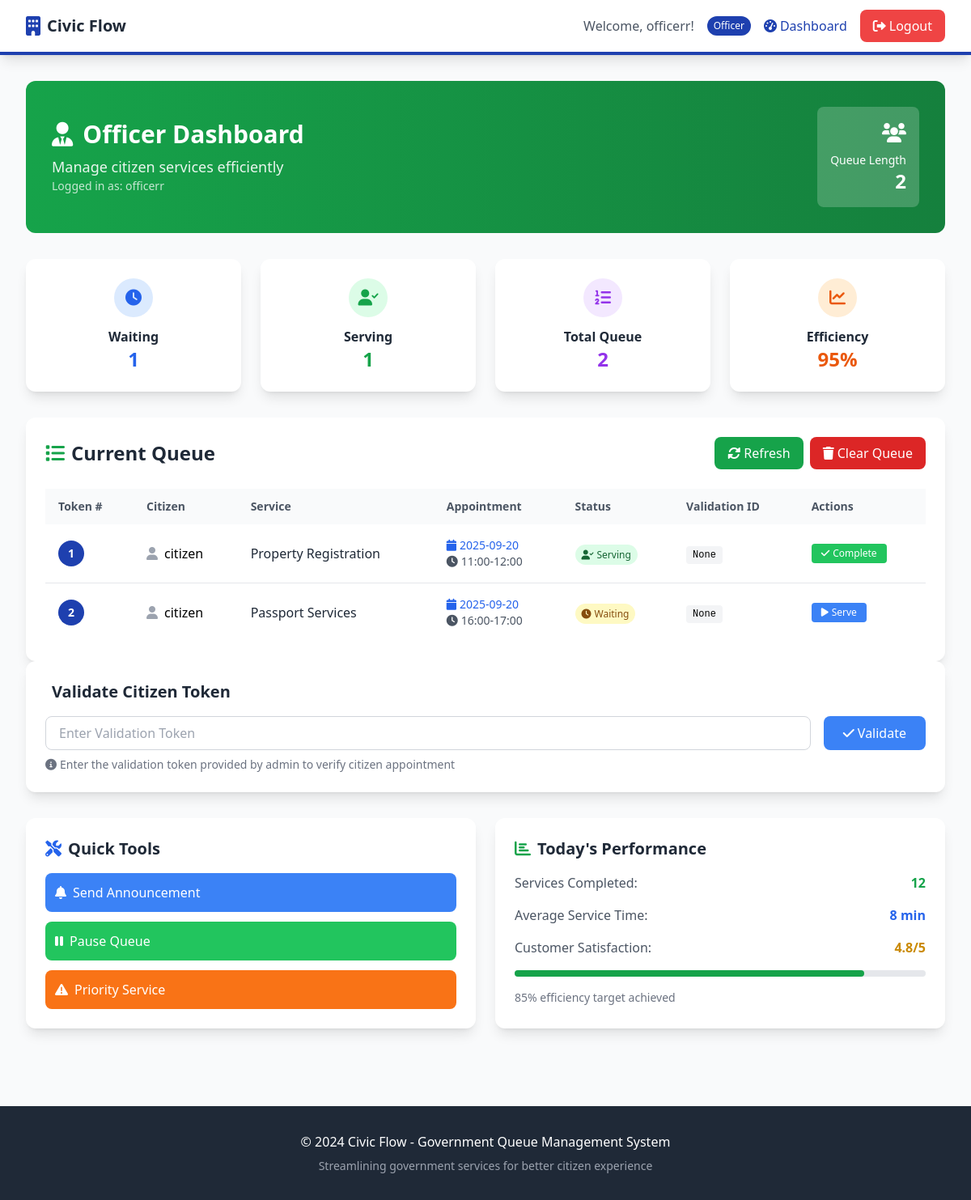
The app's page /dashboard (signed in), older data.
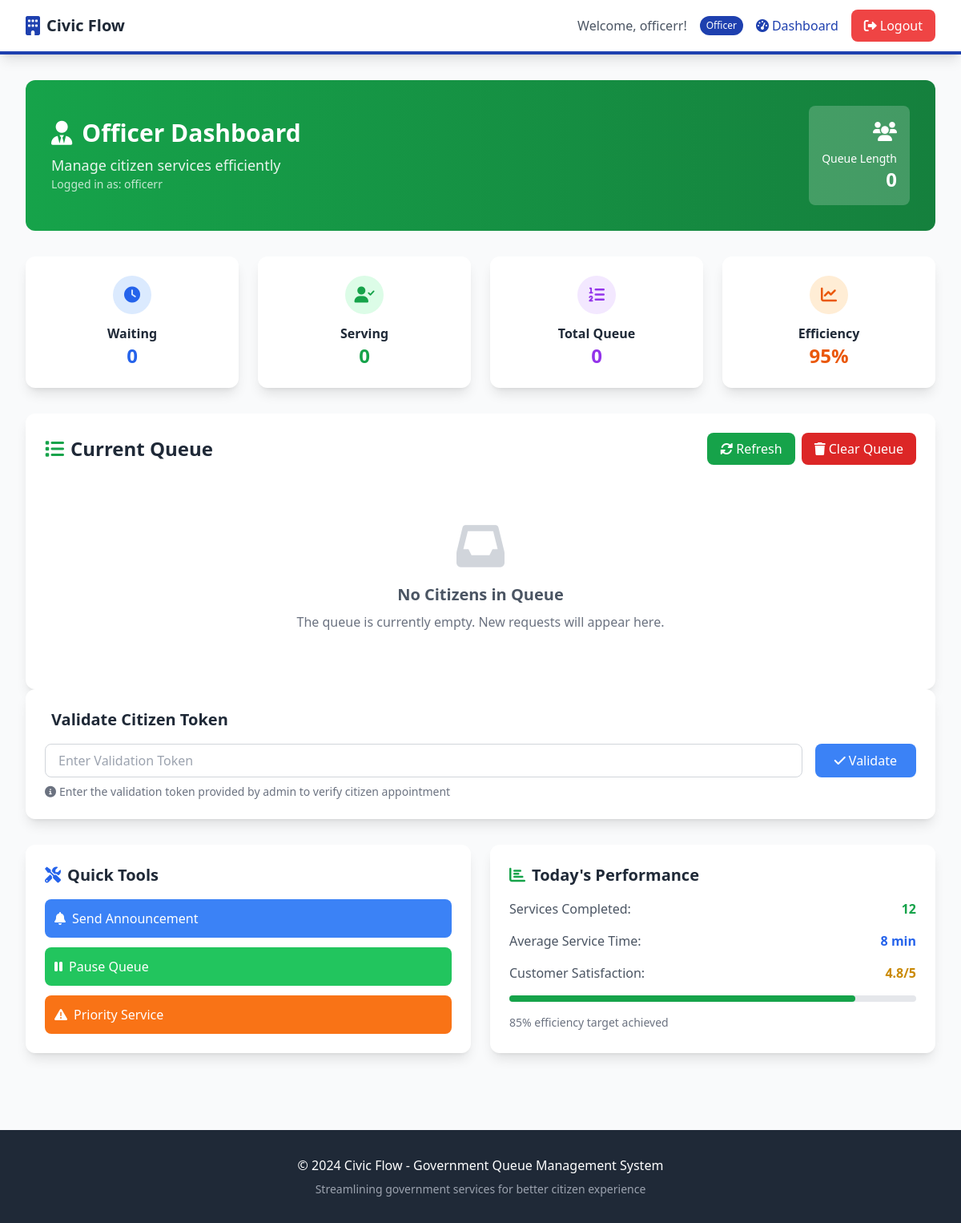
The same page, newer data.
### tables this page shows
CREATE TABLE queue (
        id INTEGER PRIMARY KEY AUTOINCREMENT,
        user_id INTEGER,
        service_id INTEGER,
        queue_number INTEGER,
        status TEXT DEFAULT 'waiting',
        priority INTEGER DEFAULT 0,
        created_at TIMESTAMP DEFAULT CURRENT_TIMESTAMP,
        served_at TIMESTAMP,
        officer_id INTEGER, preferred_date TEXT, preferred_time TEXT, validation_token TEXT,
        FOREIGN KEY (user_id) REFERENCES users (id),
        FOREIGN KEY (service_id) REFERENCES services (id),
        FOREIGN KEY (officer_id) REFERENCES users (id)
    );

CREATE TABLE users (
        id INTEGER PRIMARY KEY AUTOINCREMENT,
        username TEXT UNIQUE NOT NULL,
        email TEXT UNIQUE NOT NULL,
        password TEXT NOT NULL,
        role TEXT DEFAULT 'citizen',
        created_at TIMESTAMP DEFAULT CURRENT_TIMESTAMP
    );

CREATE TABLE services (
        id INTEGER PRIMARY KEY AUTOINCREMENT,
        name TEXT NOT NULL,
        description TEXT,
        estimated_time INTEGER DEFAULT 15,
        is_active BOOLEAN DEFAULT 1
    );

### app.py (the view, shortened to what this page needs)
@app.route('/dashboard')
@login_required
def dashboard():
    with get_conn() as conn:
        c = conn.cursor()
        if session.get('role') == 'admin':
            c.execute('SELECT COUNT(*) FROM queue WHERE status = "pending"')
            pending_count = c.fetchone()[0]
            c.execute('SELECT COUNT(*) FROM queue WHERE status = "waiting"')
            waiting_count = c.fetchone()[0]
            c.execute('SELECT COUNT(*) FROM queue WHERE status = "serving"')
            serving_count = c.fetchone()[0]
            c.execute('SELECT COUNT(*) FROM queue WHERE DATE(created_at) = DATE("now")')
            today_count = c.fetchone()[0]
            c.execute('''SELECT q.id, q.queue_number, s.name, u.username, q.created_at, q.status, q.preferred_date, q.preferred_time
                         FROM queue q
                         JOIN services s ON q.service_id = s.id
                         JOIN users u ON q.user_id = u.id
                         WHERE q.status = "pending"
                         ORDER BY q.created_at ASC''')
            pending_requests = c.fetchall()
            c.execute('''SELECT s.name, COUNT(q.id) as count
                         FROM services s LEFT JOIN queue q ON s.id = q.service_id
                         WHERE DATE(q.created_at) = DATE("now") OR q.created_at IS NULL
                         GROUP BY s.id, s.name''')
            service_stats = c.fetchall()
            return render_template('admin_dashboard.html',
                                 pending_count=pending_count,
                                 waiting_count=waiting_count,
                                 serving_count=serving_count,
                                 today_count=today_count,
                                 pending_requests=pending_requests,
                                 service_stats=service_stats)
        elif session.get('role') == 'officer':
            c.execute('''SELECT q.id, q.queue_number, s.name, u.username, q.created_at, q.status, s.estimated_time, q.validation_token, q.preferred_date, q.preferred_time
                         FROM queue q
                         JOIN services s ON q.service_id = s.id
                         JOIN users u ON q.user_id = u.id
                         WHERE q.status IN ("waiting", "serving", "completed")
                         ORDER BY
                         CASE q.status
                             WHEN 'serving' THEN 1
                             WHEN 'waiting' THEN 2
                             WHEN 'completed' THEN 3
                         END, q.created_at ASC''')
            queue_items = c.fetchall()
            return render_template('officer_dashboard.html', queue_items=queue_items)

### templates/officer_dashboard.html (shortened to what this page needs)
{% extends "base.html" %}
{% block content %}
<div class="animate-fade-in">
    <div class="bg-gradient-to-r from-green-600 to-green-700 text-white rounded-xl p-8 mb-8">
        <div class="flex items-center justify-between">
            <div>
                <h1 class="text-3xl font-bold mb-2">
                    <i class="fas fa-user-tie mr-3"></i>Officer Dashboard
                </h1>
                <p class="text-lg opacity-90">Manage citizen services efficiently</p>
                <p class="text-sm opacity-75">Logged in as: {{ session.username }}</p>
            </div>
            <div class="text-right">
                <div class="bg-white bg-opacity-20 rounded-lg p-4">
                    <i class="fas fa-users text-2xl mb-2"></i>
                    <p class="text-sm">Queue Length</p>
                    <p class="font-semibold text-2xl">{{ queue_items|length }}</p>
                </div>
            </div>
        </div>
    </div>
    <div class="grid md:grid-cols-4 gap-6 mb-8">
        <div class="bg-white rounded-xl shadow-lg p-6 text-center animate-slide-up">
            <div class="bg-blue-100 w-12 h-12 rounded-full flex items-center justify-center mx-auto mb-3">
                <i class="fas fa-clock text-blue-600 text-xl"></i>
            </div>
            <h3 class="font-semibold text-gray-800">Waiting</h3>
            <p class="text-2xl font-bold text-blue-600">
                {{ queue_items|selectattr('5', 'equalto', 'waiting')|list|length }}
            </p>
        </div>
        <div class="bg-white rounded-xl shadow-lg p-6 text-center animate-slide-up" style="animation-delay: 0.1s">
            <div class="bg-green-100 w-12 h-12 rounded-full flex items-center justify-center mx-auto mb-3">
                <i class="fas fa-user-check text-green-600 text-xl"></i>
            </div>
            <h3 class="font-semibold text-gray-800">Serving</h3>
            <p class="text-2xl font-bold text-green-600">
                {{ queue_items|selectattr('5', 'equalto', 'serving')|list|length }}
            </p>
        </div>
        <div class="bg-white rounded-xl shadow-lg p-6 text-center animate-slide-up" style="animation-delay: 0.2s">
            <div class="bg-purple-100 w-12 h-12 rounded-full flex items-center justify-center mx-auto mb-3">
                <i class="fas fa-list-ol text-purple-600 text-xl"></i>
            </div>
            <h3 class="font-semibold text-gray-800">Total Queue</h3>
            <p class="text-2xl font-bold text-purple-600">{{ queue_items|length }}</p>
        </div>
        <div class="bg-white rounded-xl shadow-lg p-6 text-center animate-slide-up" style="animation-delay: 0.3s">
            <div class="bg-orange-100 w-12 h-12 rounded-full flex items-center justify-center mx-auto mb-3">
                <i class="fas fa-chart-line text-orange-600 text-xl"></i>
            </div>
            <h3 class="font-semibold text-gray-800">Efficiency</h3>
            <p class="text-2xl font-bold text-orange-600">95%</p>
        </div>
    </div>
    <div class="bg-white rounded-xl shadow-lg p-6 animate-slide-up" style="animation-delay: 0.4s">
        <div class="flex items-center justify-between mb-6">
            <h2 class="text-2xl font-bold text-gray-800">
                <i class="fas fa-list text-green-600 mr-2"></i>Current Queue
            </h2>
            <div class="flex space-x-2">
                <button onclick="refreshQueue()" class="bg-green-600 hover:bg-green-700 text-white px-4 py-2 rounded-lg transition-colors">
                    <i class="fas fa-sync-alt mr-1"></i>Refresh
                </button>
                <button onclick="alert('Feature coming soon!')"
                   class="bg-red-600 hover:bg-red-700 text-white px-4 py-2 rounded-lg transition-colors">
                    <i class="fas fa-trash mr-1"></i>Clear Queue
                </button>
            </div>
        </div>
        {% if queue_items %}
        <div class="overflow-x-auto">
            <table class="w-full table-auto">
                <thead>
                    <tr class="bg-gray-50">
                        <th class="px-4 py-3 text-left text-sm font-semibold text-gray-600">Token #</th>
                        <th class="px-4 py-3 text-left text-sm font-semibold text-gray-600">Citizen</th>
                        <th class="px-4 py-3 text-left text-sm font-semibold text-gray-600">Service</th>
                        <th class="px-4 py-3 text-left text-sm font-semibold text-gray-600">Appointment</th>
                        <th class="px-4 py-3 text-left text-sm font-semibold text-gray-600">Status</th>
                        <th class="px-4 py-3 text-left text-sm font-semibold text-gray-600">Validation ID</th>
                        <th class="px-4 py-3 text-left text-sm font-semibold text-gray-600">Actions</th>
                    </tr>
                </thead>
                <tbody class="divide-y divide-gray-200">
                    {% for item in queue_items %}
                    <tr class="hover:bg-gray-50 transition-colors">
                        <td class="px-4 py-4">
                            <div class="flex items-center">
                                <div class="bg-gov-blue text-white w-8 h-8 rounded-full flex items-center justify-center font-bold text-sm">
                                    {{ item[1] if item[1] else loop.index }}
                                </div>
                            </div>
                        </td>
                        <td class="px-4 py-4">
                            <div class="flex items-center">
                                <i class="fas fa-user text-gray-400 mr-2"></i>
                                <span class="font-medium">{{ item[3] }}</span>
                            </div>
                        </td>
                        <td class="px-4 py-4">
                            <span class="text-gray-800">{{ item[2] }}</span>
                        </td>
                        <td class="px-4 py-4 text-sm">
                            <div class="text-blue-600 font-medium">
                                <i class="fas fa-calendar mr-1"></i>{{ item[8] }}
                            </div>
                            <div class="text-gray-600">
                                <i class="fas fa-clock mr-1"></i>{{ item[9] }}
                            </div>
                        </td>
                        <td class="px-4 py-4">
                            {% if item[5] == 'waiting' %}
                                <span class="bg-yellow-100 text-yellow-800 px-2 py-1 rounded-full text-xs font-medium">
                                    <i class="fas fa-clock mr-1"></i>Waiting
                                </span>
                            {% elif item[5] == 'serving' %}
                                <span class="bg-green-100 text-green-800 px-2 py-1 rounded-full text-xs font-medium animate-pulse">
                                    <i class="fas fa-user-check mr-1"></i>Serving
                                </span>
                            {% elif item[5] == 'completed' %}
                                <span class="bg-blue-100 text-blue-800 px-2 py-1 rounded-full text-xs font-medium">
                                    <i class="fas fa-check-circle mr-1"></i>Completed
                                </span>
                            {% endif %}
                        </td>
                        <td class="px-4 py-4 text-sm">
                            <code class="bg-gray-100 px-2 py-1 rounded text-xs font-mono">{{ item[7] }}</code>
                        </td>
                        <td class="px-4 py-4">
                            <div class="flex space-x-2">
                                {% if item[5] == 'waiting' %}
                                    <a href="{{ url_for('serve_citizen', queue_id=item[0]) }}"
                                       class="bg-blue-500 hover:bg-blue-600 text-white px-3 py-1 rounded text-xs transition-colors">
                                        <i class="fas fa-play mr-1"></i>Serve
                                    </a>
                                {% elif item[5] == 'serving' %}
                                    <a href="{{ url_for('complete_service', queue_id=item[0]) }}"
                                       class="bg-green-500 hover:bg-green-600 text-white px-3 py-1 rounded text-xs transition-colors">
                                        <i class="fas fa-check mr-1"></i>Complete
                                    </a>
                                {% elif item[5] == 'completed' %}
                                    <span class="text-gray-400 text-xs">
                                        <i class="fas fa-check-double mr-1"></i>Done
                                    </span>
                                {% endif %}
                            </div>
                        </td>
                    </tr>
                    {% endfor %}
                </tbody>
            </table>
        </div>
        {% else %}
        <div class="text-center py-12">
            <i class="fas fa-inbox text-gray-300 text-6xl mb-4"></i>
            <h3 class="text-xl font-semibold text-gray-600 mb-2">No Citizens in Queue</h3>
            <p class="text-gray-500">The queue is currently empty. New requests will appear here.</p>
        </div>
        {% endif %}
    </div>
    <div class="bg-white rounded-xl shadow-lg p-6 mb-8 animate-slide-up" style="animation-delay: 0.5s">
        <h3 class="text-xl font-semibold mb-4 text-gray-800">
            Validate Citizen Token
        </h3>
        <form method="POST" action="{{ url_for('validate_token') }}" class="flex space-x-4">
            <input type="text" name="validation_token" placeholder="Enter Validation Token" required
                   class="flex-1 px-4 py-2 border border-gray-300 rounded-lg focus:ring-2 focus:ring-blue-500">
            <button type="submit" class="bg-blue-500 hover:bg-blue-600 text-white px-6 py-2 rounded-lg transition-colors">
                <i class="fas fa-check mr-1"></i>Validate
            </button>
        </form>
        <p class="text-sm text-gray-500 mt-2">
            <i class="fas fa-info-circle mr-1"></i>Enter the validation token provided by admin to verify citizen appointment
        </p>
    </div>
    <div class="grid md:grid-cols-2 gap-6 mt-8">
        <div class="bg-white rounded-xl shadow-lg p-6 animate-slide-up" style="animation-delay: 0.5s">
            <h3 class="text-xl font-semibold mb-4 text-gray-800">
                <i class="fas fa-tools text-blue-600 mr-2"></i>Quick Tools
            </h3>
            <div class="space-y-3">
                <button class="w-full bg-blue-500 hover:bg-blue-600 text-white p-3 rounded-lg transition-colors text-left">
                    <i class="fas fa-bell mr-2"></i>Send Announcement
                </button>
                <button class="w-full bg-green-500 hover:bg-green-600 text-white p-3 rounded-lg transition-colors text-left">
                    <i class="fas fa-pause mr-2"></i>Pause Queue
                </button>
                <button class="w-full bg-orange-500 hover:bg-orange-600 text-white p-3 rounded-lg transition-colors text-left">
                    <i class="fas fa-exclamation-triangle mr-2"></i>Priority Service
                </button>
            </div>
        </div>
        <div class="bg-white rounded-xl shadow-lg p-6 animate-slide-up" style="animation-delay: 0.6s">
            <h3 class="text-xl font-semibold mb-4 text-gray-800">
                <i class="fas fa-chart-bar text-green-600 mr-2"></i>Today's Performance
            </h3>
            <div class="space-y-4">
                <div class="flex justify-between items-center">
                    <span class="text-gray-600">Services Completed:</span>
                    <span class="font-semibold text-green-600">12</span>
                </div>
                <div class="flex justify-between items-center">
                    <span class="text-gray-600">Average Service Time:</span>
                    <span class="font-semibold text-blue-600">8 min</span>
                </div>
                <div class="flex justify-between items-center">
                    <span class="text-gray-600">Customer Satisfaction:</span>
                    <span class="font-semibold text-yellow-600">4.8/5</span>
                </div>
                <div class="w-full bg-gray-200 rounded-full h-2">
                    <div class="bg-green-600 h-2 rounded-full" style="width: 85%"></div>
                </div>
                <p class="text-sm text-gray-500">85% efficiency target achieved</p>
            </div>
        </div>
    </div>
</div>
{% endblock %}

Row changes from the older to the newer data that the page shows:
removed queue: item "1", username "citizen", name "Property Registration", preferred_date "2025-09-20", preferred_time "11:00-12:00", status "serving" (drawn), item "None"
removed queue: item "2", username "citizen", name "Passport Services", preferred_date "2025-09-20", preferred_time "16:00-17:00", status "waiting" (drawn), item "None"
Text that changed along with them:
{{ queue_items|length }}: "2" → "0"
{{ queue_items|selectattr('5', 'equalto', 'waiting')|list|length }}: "1" → "0"
{{ queue_items|selectattr('5', 'equalto', 'serving')|list|length }}: "1" → "0"
text no longer shown: "Token # Citizen Service Appointment Status Validation ID Actions"
text now shown: "No Citizens in Queue The queue is currently empty. New requests will appear here."
